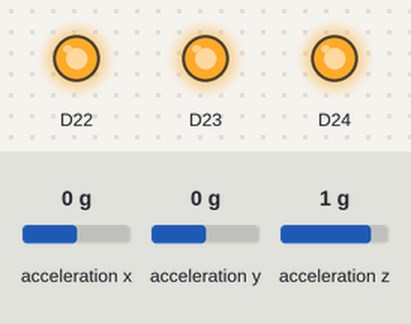
A sketch run on a simulated Arduino Nano 33 BLE. Parts: output pins drawn as LEDs (lit = HIGH). Inputs (shaded band) come from the test bench; at power-on: acceleration x 0 g, acceleration y 0 g, acceleration z 1 g.

Above: at 1.2 s.
1.3 s: acceleration x set to -1.4 g
At 2.5 s:
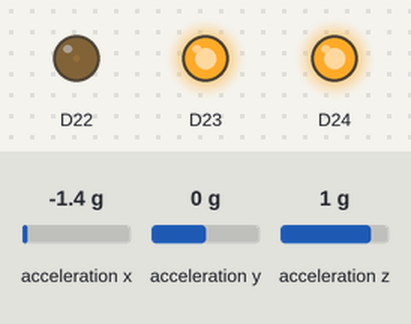
2.8 s: acceleration x set to -0.7 g
4.3 s: acceleration x set to -0.4 g
At 4.9 s:
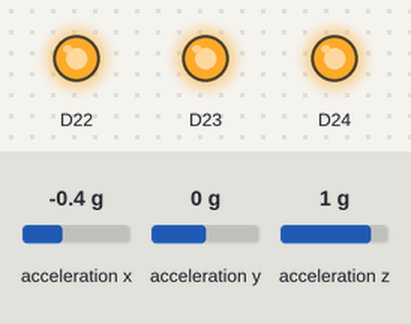
5.8 s: acceleration y set to -0.4 g
7.3 s: acceleration y set to -0.7 g
At 8.3 s:
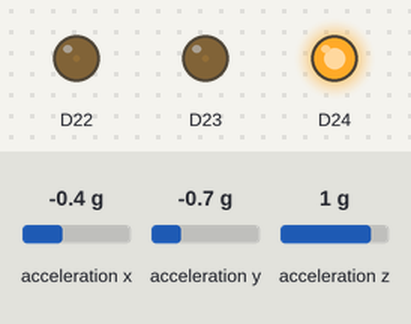
8.8 s: acceleration y set to 0 g
At 10.2 s:
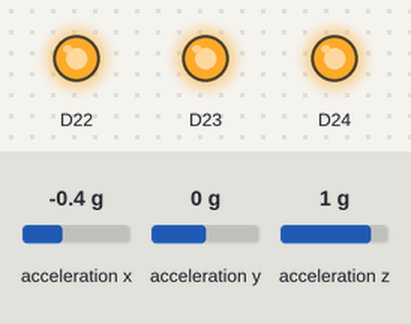
Timing chart, 0 to 11.3 s (numbered marks = the images above; inputs shaded):
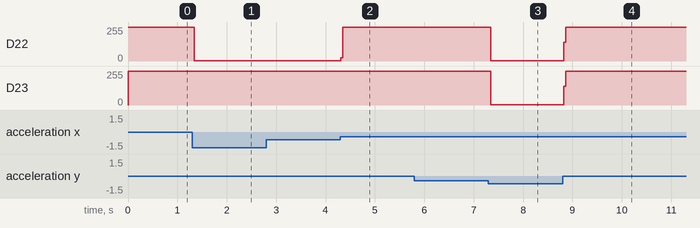

Measured:
- the behaviour switches between -0.6 and -0.5 g on acceleration x (found by bisection; images 1 and 2)
- the behaviour switches between -0.5 and -0.6 g on acceleration y (found by bisection; images 2 and 3)
- after the input at 1.3 s, D22: 255/255 → 2/255 at once
- after the input at 2.8 s, every drawn part: stays the same
- after the input at 4.3 s, D22: 2/255 → 255/255 at once
- after the input at 5.8 s, every drawn part: stays the same
- after the input at 7.3 s, D22, D23: 255/255 → 2/255 at once
- after the input at 8.8 s, D22, D23: 2/255 → 255/255 at once

The sketch:

sktech.ino
```cpp
#include <Arduino_LSM9DS1.h>

void setup() {
  pinMode(LEDR, OUTPUT);
  pinMode(LEDG, OUTPUT);
  pinMode(LEDB, OUTPUT);

  digitalWrite(LEDR, HIGH);
  digitalWrite(LEDG, HIGH);
  digitalWrite(LEDB, HIGH);

  if (!IMU.begin()) while (1);
}

void loop() {
  float x, y, z;
  if (IMU.accelerationAvailable()) {
    IMU.readAcceleration(x, y, z);

    digitalWrite(LEDR, HIGH);
    digitalWrite(LEDG, HIGH);
    digitalWrite(LEDB, HIGH);

    if (x < -0.5) {
      digitalWrite(LEDR, LOW);
    } else if (x > 0.5) {
      digitalWrite(LEDG, LOW);
    } else if (y > 0.5) {
      digitalWrite(LEDB, LOW);
    } else if (y < -0.5) {
      digitalWrite(LEDR, LOW);
      digitalWrite(LEDG, LOW);
    }
  }
}
```
